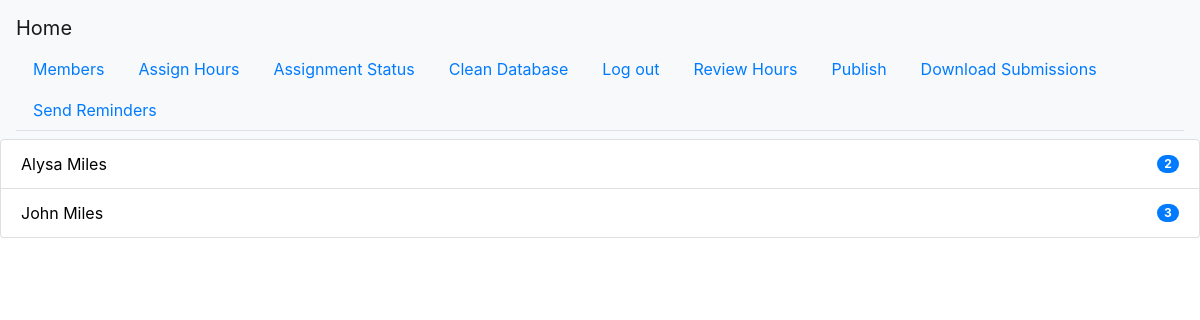
Page /members (signed in) on the earlier database version.
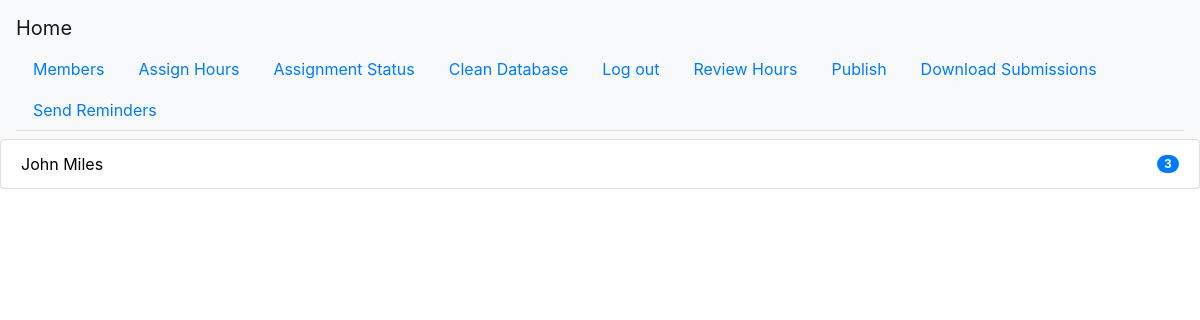
Same page on the later database version.
### app.py (models this page shows, shortened)
class Member(db.Model):
    id = db.Column(db.Integer, primary_key=True)
    first = db.Column(db.Text)
    last = db.Column(db.Text)
    phone = db.Column(db.Text)
    email = db.Column(db.Text)
    status = db.Column(db.Text)
    active = db.Column(db.Boolean)
    hours = db.Column(db.Integer)
    assigned = db.Column(db.Boolean)
    skips = db.Column(db.Integer)

### app.py (the view)
@app.route('/members', methods=['GET', 'POST'])
@login_required
def members():
    from utils.components import GenerateMembersButton
    generate = GenerateMembersButton()
    if generate.validate_on_submit():
        from modules.MemberGenerator import generate_members
        member_list = generate_members()
        db.session.add_all(member_list)
        db.session.commit()
        return redirect(url_for('members'))
    try:
        member_list = Member.query.all()
        member_list = sorted(member_list, key=lambda member: member.hours)
        member_list = [member for member in member_list if member.active]
    except Exception as e:
        print(e)
        member_list = []
    return render_template('members.html', generate=generate, member_list=member_list)

### app.py (called while the page is built)
@login_manager.user_loader
def load_user(user_id):
    return User.query.get(user_id)

### templates/members.html (shortened to what this page needs)
{% extends "base.html" %}
{% block content %}
    {% if member_list %}
        <ul class="list-group">
            {% for member in member_list %}
                <li class="list-group-item d-flex justify-content-between align-items-center">
                    <a style="color:black" href="{{ url_for('member_page',identifier=member.id)}}">
                        {{ member.first + ' ' + member.last}}
                    </a>
                    <span class="badge badge-primary badge-pill">{{ member.hours }}</span>
                </li>
            {% endfor %}
        </ul>
    {% endif %}
{% endblock %}

Differences in the rows shown:
removed Member: first+last "Alysa Miles", hours "2"
